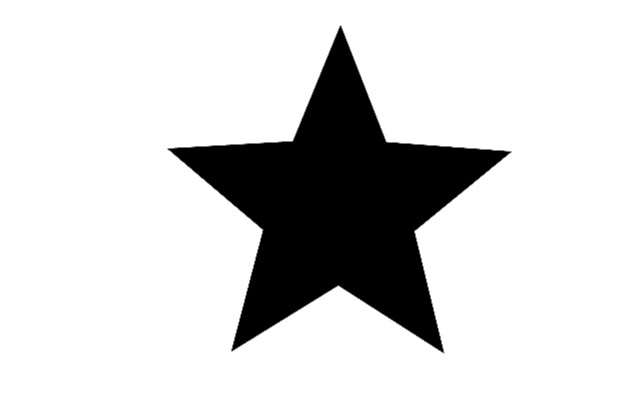
#> input picture contours/toFind.jpg, 640 x 400 px
$ python matchShapes.py   (Python 2 division)
#> lines starting #> are read from the running program, lines starting #| are printed output that depends on the picture; after the words box and inside, x2 and y2 are one past the last pixel; in counts of white or black regions, pixels touching at a corner belong together
import cv2
import numpy as np

imgToFind = cv2.imread('toFind.jpg', 0)
#> imgToFind is the input picture: shape (400, 640); min 0, max 255, mean 212.8
imgFromFind = cv2.imread('fromFind.jpg', 0)
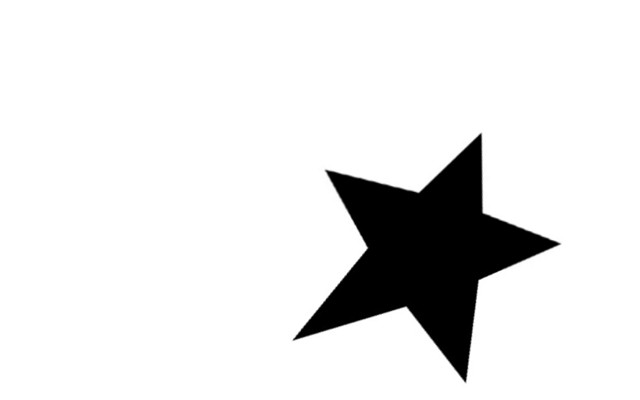
#> input picture contours/fromFind.jpg, 640 x 400 px
#> imgFromFind is the input picture: shape (400, 640); min 0, max 255, mean 230.4

ret, threshTo = cv2.threshold(imgToFind, 127, 255, cv2.THRESH_BINARY_INV)
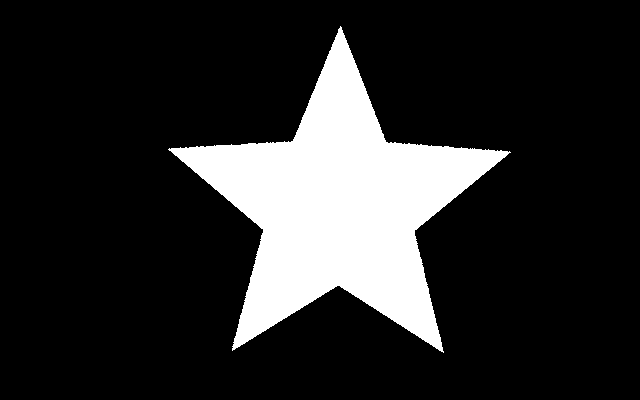
#> threshTo: shape (400, 640); 16.5% white; 1 white region, box (x1, y1, x2, y2) and area: (168, 26, 511, 353) 42360
ret, threshFrom = cv2.threshold(imgFromFind, 127, 255, cv2.THRESH_BINARY_INV)
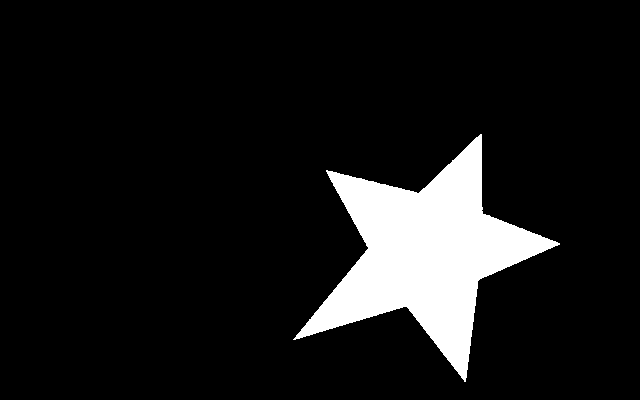
#> threshFrom: shape (400, 640); 9.6% white; 1 white region

cntTo = cv2.findContours(threshTo, cv2.RETR_TREE, cv2.CHAIN_APPROX_SIMPLE)
#> cntTo = 1 contour; box (x1, y1, x2, y2) and area: (168, 26, 511, 353) 41797
cntFrom = cv2.findContours(threshFrom, cv2.RETR_TREE, cv2.CHAIN_APPROX_SIMPLE)
#> cntFrom = 1 contour; box (x1, y1, x2, y2) and area: (293, 134, 560, 382) 24214

cntTo = cntTo[0]
cntFrom = cntFrom[0]

#> (the run stopped early here; a loop or call above may not have finished)
